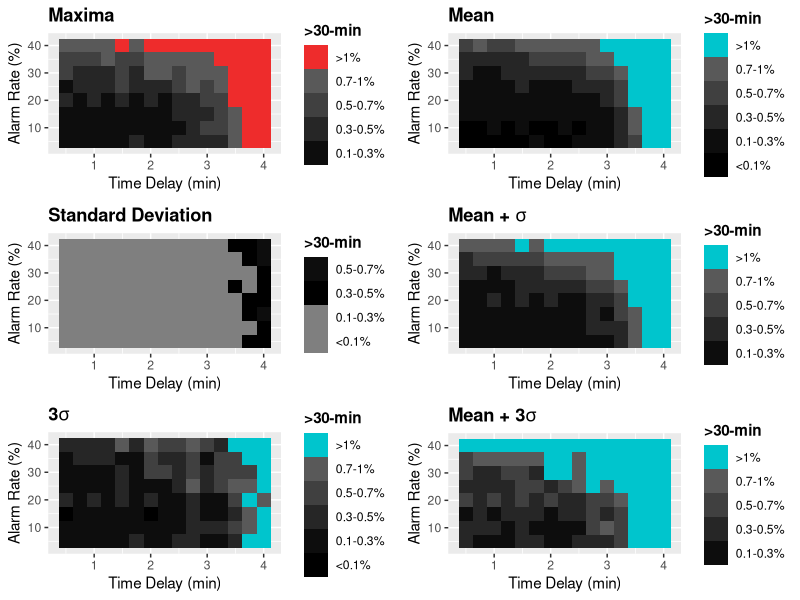

Write the R code that produced this figure.
# Will Zywiec
#
# Johns Hopkins University
# Foundations of Modeling and Simulation
#
# TSA Project
# Part 2a

rm(list = ls())

library(ggplot2)

# Multiplot Function

multiplot <- function(..., plotlist=NULL, file, cols=1, layout=NULL) {
  library(grid)

  plots <- c(list(...), plotlist)

  numPlots = length(plots)

  if (is.null(layout)) {
    layout <- matrix(seq(1, cols * ceiling(numPlots/cols)),
                    ncol = cols, nrow = ceiling(numPlots/cols))
  }

 if (numPlots==1) {
    print(plots[[1]])

  } else {
    grid.newpage()
    pushViewport(viewport(layout = grid.layout(nrow(layout), ncol(layout))))

    for (i in 1:numPlots) {
      matchidx <- as.data.frame(which(layout == i, arr.ind = TRUE))

      print(plots[[i]], vp = viewport(layout.pos.row = matchidx$row,
                                      layout.pos.col = matchidx$col))
    }
  }
}

# Universal Vectors

likely <- c(0.5, 0.75, 1, 1.25, 1.5, 1.75, 2, 2.25, 2.5, 2.75, 3, 3.25, 3.5, 3.75, 4, 0.5, 0.75, 1, 1.25, 1.5, 1.75, 2, 2.25, 2.5, 2.75, 3, 3.25, 3.5, 3.75, 4, 0.5, 0.75, 1, 1.25, 1.5, 1.75, 2, 2.25, 2.5, 2.75, 3, 3.25, 3.5, 3.75, 4, 0.5, 0.75, 1, 1.25, 1.5, 1.75, 2, 2.25, 2.5, 2.75, 3, 3.25, 3.5, 3.75, 4, 0.5, 0.75, 1, 1.25, 1.5, 1.75, 2, 2.25, 2.5, 2.75, 3, 3.25, 3.5, 3.75, 4, 0.5, 0.75, 1, 1.25, 1.5, 1.75, 2, 2.25, 2.5, 2.75, 3, 3.25, 3.5, 3.75, 4, 0.5, 0.75, 1, 1.25, 1.5, 1.75, 2, 2.25, 2.5, 2.75, 3, 3.25, 3.5, 3.75, 4, 0.5, 0.75, 1, 1.25, 1.5, 1.75, 2, 2.25, 2.5, 2.75, 3, 3.25, 3.5, 3.75, 4
)

fail <- c(5, 5, 5, 5, 5, 5, 5, 5, 5, 5, 5, 5, 5, 5, 5, 10, 10, 10, 10, 10, 10, 10, 10, 10, 10, 10, 10, 10, 10, 10, 15, 15, 15, 15, 15, 15, 15, 15, 15, 15, 15, 15, 15, 15, 15, 20, 20, 20, 20, 20, 20, 20, 20, 20, 20, 20, 20, 20, 20, 20, 25, 25, 25, 25, 25, 25, 25, 25, 25, 25, 25, 25, 25, 25, 25, 30, 30, 30, 30, 30, 30, 30, 30, 30, 30, 30, 30, 30, 30, 30, 35, 35, 35, 35, 35, 35, 35, 35, 35, 35, 35, 35, 35, 35, 35, 40, 40, 40, 40, 40, 40, 40, 40, 40, 40, 40, 40, 40, 40, 40
)

# Vectors

record1 <- c(0.002, 0, 0.001, 0.001, 0.002, 0.001, 0.001, 0.001, 0.003, 0.003, 0.002, 0.004, 0.008, 0.013, 0.026, 0.002, 0.002, 0.002, 0.001, 0.002, 0.001, 0.001, 0.002, 0.001, 0.004, 0.003, 0.005, 0.006, 0.016, 0.025, 0.001, 0.002, 0.001, 0.001, 0.002, 0.002, 0.001, 0.002, 0.002, 0.003, 0.003, 0.005, 0.007, 0.017, 0.032, 0.003, 0.002, 0.003, 0.002, 0.003, 0.002, 0.004, 0.002, 0.003, 0.004, 0.005, 0.006, 0.013, 0.017, 0.031, 0.002, 0.002, 0.003, 0.003, 0.005, 0.003, 0.003, 0.004, 0.003, 0.009, 0.006, 0.008, 0.014, 0.022, 0.035, 0.005, 0.003, 0.003, 0.003, 0.005, 0.004, 0.006, 0.008, 0.006, 0.006, 0.006, 0.01, 0.015, 0.022, 0.039, 0.004, 0.004, 0.005, 0.007, 0.005, 0.006, 0.007, 0.007, 0.007, 0.009, 0.008, 0.012, 0.018, 0.024, 0.042, 0.007, 0.007, 0.007, 0.008, 0.012, 0.01, 0.01, 0.011, 0.01, 0.012, 0.011, 0.015, 0.023, 0.033, 0.041
)

record2 <- c(0, 0.001, 0, 0, 0, 0, 0.001, 0, 0.001, 0.001, 0.001, 0.003, 0.004, 0.009, 0.021, 0.001, 0, 0.001, 0.001, 0.001, 0.001, 0, 0.001, 0.001, 0.001, 0.002, 0.003, 0.005, 0.013, 0.024, 0.001, 0.001, 0.001, 0.001, 0.001, 0.001, 0.001, 0.002, 0.001, 0.001, 0.002, 0.005, 0.008, 0.013, 0.026, 0.001, 0.001, 0.002, 0.001, 0.001, 0.001, 0.002, 0.002, 0.002, 0.002, 0.004, 0.005, 0.01, 0.015, 0.028, 0.002, 0.002, 0.002, 0.002, 0.002, 0.002, 0.002, 0.002, 0.002, 0.002, 0.005, 0.005, 0.01, 0.021, 0.026, 0.003, 0.003, 0.002, 0.004, 0.003, 0.003, 0.005, 0.003, 0.003, 0.004, 0.006, 0.007, 0.012, 0.018, 0.031, 0.004, 0.004, 0.004, 0.004, 0.004, 0.005, 0.005, 0.005, 0.006, 0.005, 0.008, 0.009, 0.013, 0.02, 0.035, 0.006, 0.007, 0.008, 0.005, 0.007, 0.007, 0.006, 0.008, 0.008, 0.009, 0.013, 0.013, 0.018, 0.022, 0.037
)

record3 <- c(0, 0, 0, 0, 0, 0, 0, 0, 0, 0, 0.001, 0.002, 0.005, 0.008, 0.02, 0, 0, 0.001, 0, 0, 0, 0, 0.001, 0, 0.001, 0.001, 0.002, 0.006, 0.009, 0.025, 0.001, 0, 0.001, 0.001, 0.001, 0.001, 0.001, 0.001, 0.001, 0.001, 0.002, 0.004, 0.006, 0.01, 0.02, 0.001, 0.001, 0.001, 0.001, 0.001, 0.002, 0.002, 0.001, 0.002, 0.001, 0.003, 0.004, 0.007, 0.011, 0.023, 0.001, 0.001, 0.002, 0.002, 0.002, 0.002, 0.001, 0.002, 0.002, 0.002, 0.002, 0.004, 0.007, 0.016, 0.025, 0.003, 0.002, 0.002, 0.002, 0.002, 0.003, 0.002, 0.003, 0.003, 0.003, 0.004, 0.006, 0.01, 0.017, 0.027, 0.004, 0.002, 0.002, 0.003, 0.003, 0.004, 0.003, 0.004, 0.004, 0.005, 0.007, 0.009, 0.015, 0.02, 0.029, 0.005, 0.005, 0.005, 0.006, 0.005, 0.006, 0.005, 0.006, 0.006, 0.006, 0.009, 0.012, 0.016, 0.022, 0.03
)

record4 <- c(0.001, 0.001, 0.001, 0.001, 0.001, 0.001, 0.001, 0.001, 0.001, 0.001, 0.003, 0.003, 0.007, 0.013, 0.025, 0, 0.001, 0.001, 0.001, 0.001, 0.001, 0.001, 0.001, 0.001, 0.001, 0.005, 0.004, 0.009, 0.013, 0.028, 0.001, 0.001, 0.001, 0.002, 0.001, 0.002, 0.001, 0.002, 0.001, 0.002, 0.003, 0.005, 0.008, 0.016, 0.034, 0.001, 0.001, 0.003, 0.002, 0.002, 0.002, 0.001, 0.002, 0.002, 0.002, 0.003, 0.006, 0.011, 0.018, 0.028, 0.002, 0.002, 0.002, 0.002, 0.003, 0.003, 0.002, 0.003, 0.005, 0.003, 0.005, 0.007, 0.011, 0.018, 0.034, 0.003, 0.003, 0.002, 0.003, 0.003, 0.003, 0.004, 0.004, 0.005, 0.008, 0.005, 0.01, 0.014, 0.02, 0.033, 0.004, 0.005, 0.005, 0.005, 0.005, 0.005, 0.006, 0.005, 0.006, 0.007, 0.009, 0.013, 0.015, 0.019, 0.039, 0.008, 0.008, 0.007, 0.008, 0.006, 0.007, 0.007, 0.01, 0.01, 0.011, 0.01, 0.015, 0.019, 0.028, 0.039
)

record5 <- c(0, 0.001, 0.001, 0.001, 0.001, 0.003, 0.001, 0.001, 0.002, 0.001, 0.002, 0.004, 0.007, 0.017, 0.029, 0.001, 0.001, 0.002, 0.001, 0.001, 0.001, 0.001, 0.001, 0.001, 0.002, 0.002, 0.003, 0.009, 0.012, 0.034, 0.001, 0.001, 0.002, 0.002, 0.002, 0.002, 0.001, 0.002, 0.003, 0.003, 0.002, 0.005, 0.009, 0.017, 0.032, 0.003, 0.002, 0.001, 0.002, 0.004, 0.002, 0.002, 0.002, 0.003, 0.003, 0.004, 0.006, 0.011, 0.02, 0.03, 0.002, 0.003, 0.002, 0.002, 0.003, 0.004, 0.003, 0.003, 0.004, 0.004, 0.006, 0.009, 0.015, 0.019, 0.031, 0.003, 0.003, 0.003, 0.003, 0.003, 0.003, 0.007, 0.004, 0.005, 0.007, 0.008, 0.01, 0.014, 0.021, 0.038, 0.005, 0.006, 0.005, 0.005, 0.005, 0.005, 0.007, 0.008, 0.007, 0.009, 0.009, 0.012, 0.017, 0.027, 0.042, 0.007, 0.008, 0.007, 0.007, 0.009, 0.008, 0.011, 0.01, 0.012, 0.011, 0.013, 0.016, 0.025, 0.025, 0.049
)

record <- vector()
dev <- vector()
ave <- vector()

for (i in 1:length(record1)) {
	record <- c(record, max(record1[[i]], record2[[i]], record3[[i]], record4[[i]], record5[[i]]))
    temp <- c(record1[[i]], record2[[i]], record3[[i]], record4[[i]], record5[[i]])
    dev <- c(dev, sd(temp))
    ave <- c(ave, mean(temp))
}

record <- record * 100
dev <- dev * 100
dev3 <- dev * 3
ave <- ave * 100
avedev <- ave + dev
avedev3 <- ave + dev3

for (i in 1:length(record)) {
    if (record[[i]] > 1) {
        record[[i]] <- 0
    }
    else if (record[[i]] <= 1 && record[[i]] >= 0.7) {
        record[[i]] <- 1
    }
    else if (record[[i]] < 0.7 && record[[i]] >= 0.5) {
        record[[i]] <- 2
    }
    else if (record[[i]] < 0.5 && record[[i]] >= 0.3) {
        record[[i]] <- 3
    }
    else if (record[[i]] < 0.3 && record[[i]] >= 0.1) {
        record[[i]] <- 4
    }
    else {
        record[[i]] <- 5
    }
}

record <- as.factor(record)

day.df <- data.frame(x = likely, y = fail, z = record) # data frame

# Standard Deviation

for (i in 1:length(dev)) {
    if (dev[[i]] > 1) {
        dev[[i]] <- 0
    }
    else if (dev[[i]] <= 1 && dev[[i]] >= 0.7) {
        dev[[i]] <- 1
    }
    else if (dev[[i]] < 0.7 && dev[[i]] >= 0.5) {
        dev[[i]] <- 2
    }
    else if (dev[[i]] < 0.5 && dev[[i]] >= 0.3) {
        dev[[i]] <- 3
    }
    else if (dev[[i]] < 0.3 && dev[[i]] >= 0.1) {
        dev[[i]] <- 4
    }
    else {
        dev[[i]] <- 5
    }
}

for (i in 1:length(dev3)) {
    if (dev3[[i]] > 1) {
        dev3[[i]] <- 0
    }
    else if (dev3[[i]] <= 1 && dev3[[i]] >= 0.7) {
        dev3[[i]] <- 1
    }
    else if (dev3[[i]] < 0.7 && dev3[[i]] >= 0.5) {
        dev3[[i]] <- 2
    }
    else if (dev3[[i]] < 0.5 && dev3[[i]] >= 0.3) {
        dev3[[i]] <- 3
    }
    else if (dev3[[i]] < 0.3 && dev3[[i]] >= 0.1) {
        dev3[[i]] <- 4
    }
    else {
        dev3[[i]] <- 5
    }
}

dev <- as.factor(dev)
dev3 <- as.factor(dev3)

dev.df <- data.frame(x = likely, y = fail, z = dev) # data frame
dev3.df <- data.frame(x = likely, y = fail, z = dev3) # data frame

# Mean

for (i in 1:length(ave)) {
    if (ave[[i]] > 1) {
        ave[[i]] <- 0
    }
    else if (ave[[i]] <= 1 && ave[[i]] >= 0.7) {
        ave[[i]] <- 1
    }
    else if (ave[[i]] < 0.7 && ave[[i]] >= 0.5) {
        ave[[i]] <- 2
    }
    else if (ave[[i]] < 0.5 && ave[[i]] >= 0.3) {
        ave[[i]] <- 3
    }
    else if (ave[[i]] < 0.3 && ave[[i]] >= 0.1) {
        ave[[i]] <- 4
    }
    else {
        ave[[i]] <- 5
    }
}

for (i in 1:length(avedev)) {
    if (avedev[[i]] > 1) {
        avedev[[i]] <- 0
    }
    else if (avedev[[i]] <= 1 && avedev[[i]] >= 0.7) {
        avedev[[i]] <- 1
    }
    else if (avedev[[i]] < 0.7 && avedev[[i]] >= 0.5) {
        avedev[[i]] <- 2
    }
    else if (avedev[[i]] < 0.5 && avedev[[i]] >= 0.3) {
        avedev[[i]] <- 3
    }
    else if (avedev[[i]] < 0.3 && avedev[[i]] >= 0.1) {
        avedev[[i]] <- 4
    }
    else {
        avedev[[i]] <- 5
    }
}

for (i in 1:length(avedev3)) {
    if (avedev3[[i]] > 1) {
        avedev3[[i]] <- 0
    }
    else if (avedev3[[i]] <= 1 && avedev3[[i]] >= 0.7) {
        avedev3[[i]] <- 1
    }
    else if (avedev3[[i]] < 0.7 && avedev3[[i]] >= 0.5) {
        avedev3[[i]] <- 2
    }
    else if (avedev3[[i]] < 0.5 && avedev3[[i]] >= 0.3) {
        avedev3[[i]] <- 3
    }
    else if (avedev3[[i]] < 0.3 && avedev3[[i]] >= 0.1) {
        avedev3[[i]] <- 4
    }
    else {
        avedev3[[i]] <- 5
    }
}

ave <- as.factor(ave)
avedev <- as.factor(avedev)
avedev3 <- as.factor(avedev3)

ave.df <- data.frame(x = likely, y = fail, z = ave) # data frame
avedev.df <- data.frame(x = likely, y = fail, z = avedev) # data frame
avedev3.df <- data.frame(x = likely, y = fail, z = avedev3) # data frame

# Plot

day.plot <- ggplot(day.df, aes(x, y)) + 
    ggtitle('Maxima') +
    geom_tile(aes(fill = z)) +
    xlab('Time Delay (min)') +
    ylab('Alarm Rate (%)') +
    scale_fill_manual(name = '>30-min', breaks = c('0', '1', '2', '3', '4', '5'), labels = c('>1%', '0.7-1%', '0.5-0.7%', '0.3-0.5%', '0.1-0.3%', '<0.1%'), values = c('firebrick2', 'gray35', 'gray25', 'gray15', 'gray5', 'black')) +
    theme(legend.title = element_text(face = 'bold'), plot.title = element_text(face = 'bold'))

dev.plot <- ggplot(dev.df, aes(x, y)) + 
    ggtitle('Standard Deviation') +
    geom_tile(aes(fill = z)) +
    xlab('Time Delay (min)') +
    ylab('Alarm Rate (%)') +
    scale_fill_manual(name = '>30-min', breaks = c('0', '1', '2', '3', '4', '5'), labels = c('>1%', '0.7-1%', '0.5-0.7%', '0.3-0.5%', '0.1-0.3%', '<0.1%'), values = c('gray25', 'gray15', 'gray5', 'black')) +
    theme(legend.title = element_text(face = 'bold'), plot.title = element_text(face = 'bold'))

dev3.plot <- ggplot(dev3.df, aes(x, y)) + 
    ggtitle(expression(bold(paste('3', sigma)))) +
    geom_tile(aes(fill = z)) +
    xlab('Time Delay (min)') +
    ylab('Alarm Rate (%)') +
    scale_fill_manual(name = '>30-min', breaks = c('0', '1', '2', '3', '4', '5'), labels = c('>1%', '0.7-1%', '0.5-0.7%', '0.3-0.5%', '0.1-0.3%', '<0.1%'), values = c('turquoise3', 'gray35', 'gray25', 'gray15', 'gray5', 'black')) +
    theme(legend.title = element_text(face = 'bold'))

ave.plot <- ggplot(ave.df, aes(x, y)) + 
    ggtitle('Mean') +
    geom_tile(aes(fill = z)) +
    xlab('Time Delay (min)') +
    ylab('Alarm Rate (%)') +
    scale_fill_manual(name = '>30-min', breaks = c('0', '1', '2', '3', '4', '5'), labels = c('>1%', '0.7-1%', '0.5-0.7%', '0.3-0.5%', '0.1-0.3%', '<0.1%'), values = c('turquoise3', 'gray35', 'gray25', 'gray15', 'gray5', 'black')) +
    theme(legend.title = element_text(face = 'bold'), plot.title = element_text(face = 'bold'))

avedev.plot <- ggplot(avedev.df, aes(x, y)) + 
    ggtitle(expression(bold(paste('Mean + ', sigma)))) +
    geom_tile(aes(fill = z)) +
    xlab('Time Delay (min)') +
    ylab('Alarm Rate (%)') +
    scale_fill_manual(name = '>30-min', breaks = c('0', '1', '2', '3', '4', '5'), labels = c('>1%', '0.7-1%', '0.5-0.7%', '0.3-0.5%', '0.1-0.3%', '<0.1%'), values = c('turquoise3', 'gray35', 'gray25', 'gray15', 'gray5', 'black')) +
    theme(legend.title = element_text(face = 'bold'))

avedev3.plot <- ggplot(avedev3.df, aes(x, y)) + 
    ggtitle(expression(bold(paste('Mean + 3', sigma)))) +
    geom_tile(aes(fill = z)) +
    xlab('Time Delay (min)') +
    ylab('Alarm Rate (%)') +
    scale_fill_manual(name = '>30-min', breaks = c('0', '1', '2', '3', '4', '5'), labels = c('>1%', '0.7-1%', '0.5-0.7%', '0.3-0.5%', '0.1-0.3%', '<0.1%'), values = c('turquoise3', 'gray35', 'gray25', 'gray15', 'gray5', 'black')) +
    theme(legend.title = element_text(face = 'bold'))

multiplot(day.plot, dev.plot, dev3.plot, ave.plot, avedev.plot, avedev3.plot, cols =2)
